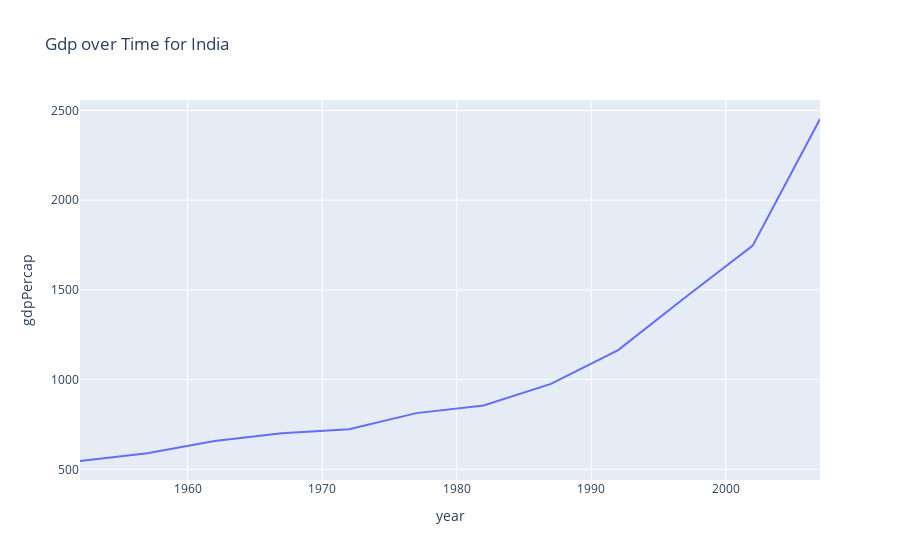

Write notebook code for a chart like this one.
### Code cell
fig.show()

### Figure 1 — Plotly figure (JSON) as saved in the notebook; plotly's stock layout.template omitted (floating-point values rounded to 4 significant figures)
{"data": [{"hovertemplate": "year=%{x}<br>gdpPercap=%{y}<extra></extra>", "legendgroup": "", "line": {"color": "#636efa", "dash": "solid"}, "marker": {"symbol": "circle"}, "mode": "lines", "name": "", "orientation": "v", "showlegend": false, "type": "scatter", "x": [1952, 1957, 1962, 1967, 1972, 1977, 1982, 1987, 1992, 1997, 2002, 2007], "xaxis": "x", "y": [546.6, 590.1, 658.3, 700.8, 724.0, 813.3, 855.7, 976.5, 1164.0, 1459.0, 1747.0, 2452.0], "yaxis": "y"}], "layout": {"autosize": true, "legend": {"tracegroupgap": 0}, "title": {"text": "Gdp over Time for India"}, "xaxis": {"anchor": "y", "autorange": true, "domain": [0, 1], "range": [1952, 2007], "title": {"text": "year"}, "type": "linear"}, "yaxis": {"anchor": "x", "autorange": true, "domain": [0, 1], "range": [440.7, 2558.0], "title": {"text": "gdpPercap"}, "type": "linear"}}}
